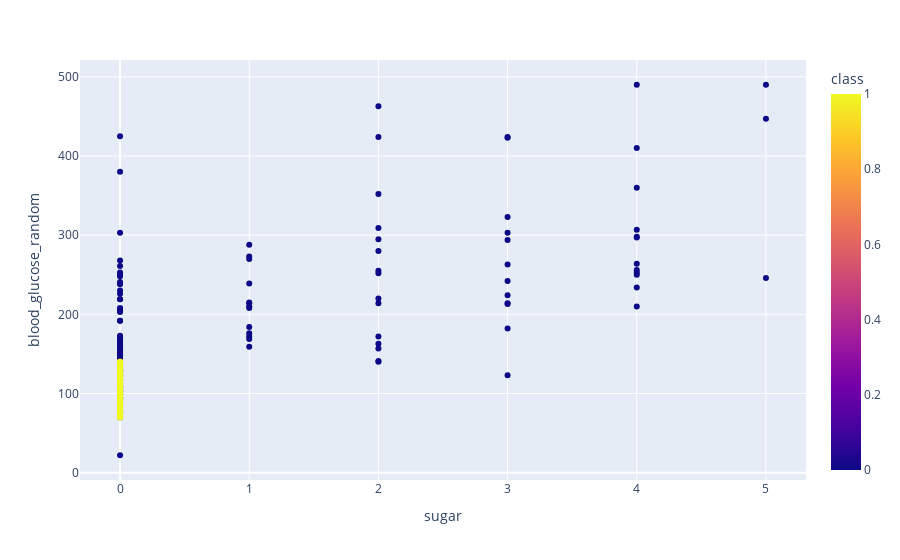

Notebook code for this chart:
### Code cell
scatter('sugar', 'blood_glucose_random')

### Figure 1 — Plotly figure (JSON) as saved in the notebook; plotly's stock layout.template omitted (floating-point values rounded to 4 significant figures; data arrays with more than 128 entries replaced by an {"elided": "..."} marker saying what was removed)
{"data": [{"hovertemplate": "sugar=%{x}<br>blood_glucose_random=%{y}<br>class=%{marker.color}<extra></extra>", "legendgroup": "", "marker": {"color": {"elided": "400 int values"}, "coloraxis": "coloraxis", "symbol": "circle"}, "mode": "markers", "name": "", "orientation": "v", "showlegend": false, "type": "scatter", "x": {"elided": "400 int values"}, "xaxis": "x", "y": {"elided": "400 int values"}, "yaxis": "y"}], "layout": {"coloraxis": {"colorbar": {"title": {"text": "class"}}, "colorscale": [[0, "#0d0887"], [0.1111, "#46039f"], [0.2222, "#7201a8"], [0.3333, "#9c179e"], [0.4444, "#bd3786"], [0.5556, "#d8576b"], [0.6667, "#ed7953"], [0.7778, "#fb9f3a"], [0.8889, "#fdca26"], [1, "#f0f921"]]}, "legend": {"tracegroupgap": 0}, "margin": {"t": 60}, "xaxis": {"anchor": "y", "domain": [0, 1], "title": {"text": "sugar"}}, "yaxis": {"anchor": "x", "domain": [0, 1], "title": {"text": "blood_glucose_random"}}}}
